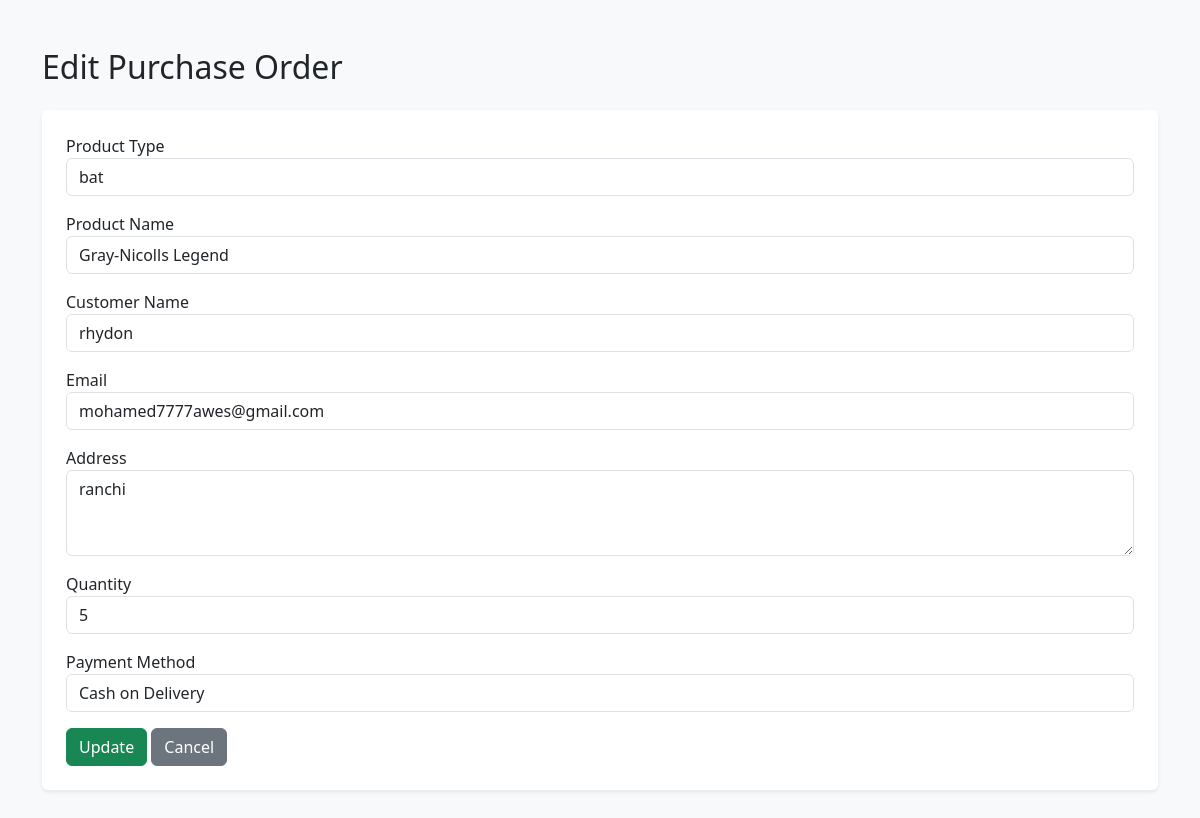
Page /edit_purchase/3 on the committed database.
### tables this page shows
CREATE TABLE purchases (
                    id INTEGER PRIMARY KEY AUTOINCREMENT,
                    product_type TEXT NOT NULL,
                    product_name TEXT NOT NULL,
                    customer_name TEXT NOT NULL,
                    email TEXT NOT NULL,
                    address TEXT NOT NULL,
                    quantity INTEGER NOT NULL,
                    payment_mode TEXT NOT NULL
                );

### server.py (the view)
@app.route('/edit_purchase/<int:id>')
def edit_purchase(id):
    conn = sqlite3.connect('back.db')
    c = conn.cursor()
    c.execute("SELECT * FROM purchases WHERE id = ?", (id,))
    purchase = c.fetchone()
    conn.close()
    return render_template('edit_purchase.html', purchase=purchase)

### templates/edit_purchase.html (shortened to what this page needs)
<!DOCTYPE html>
<html lang="en">
<head>
  <link href="https://cdn.jsdelivr.net/npm/bootstrap@5.3.3/dist/css/bootstrap.min.css" rel="stylesheet">
</head>
<body class="bg-light">
<div class="container my-5">
  <h2>Edit Purchase Order</h2>
  <form action="{{ url_for('update_purchase', id=purchase[0]) }}" method="POST" class="mt-4 bg-white p-4 rounded shadow-sm">
    <div class="mb-3">
      <label>Product Type</label>
      <input type="text" name="product_type" class="form-control" value="{{ purchase[1] }}" required>
    </div>
    <div class="mb-3">
      <label>Product Name</label>
      <input type="text" name="product_name" class="form-control" value="{{ purchase[2] }}" required>
    </div>
    <div class="mb-3">
      <label>Customer Name</label>
      <input type="text" name="customer_name" class="form-control" value="{{ purchase[3] }}" required>
    </div>
    <div class="mb-3">
      <label>Email</label>
      <input type="email" name="email" class="form-control" value="{{ purchase[4] }}" required>
    </div>
    <div class="mb-3">
      <label>Address</label>
      <textarea name="address" class="form-control" rows="3" required>{{ purchase[5] }}</textarea>
    </div>
    <div class="mb-3">
      <label>Quantity</label>
      <input type="number" name="quantity" class="form-control" value="{{ purchase[6] }}" required>
    </div>
    <div class="mb-3">
      <label>Payment Method</label>
      <input type="text" name="payment_mode" class="form-control" value="{{ purchase[7] }}" required>
    </div>
    <button type="submit" class="btn btn-success">Update</button>
    <a href="{{ url_for('admin_dashboard') }}" class="btn btn-secondary">Cancel</a>
  </form>
</div>
</body>
</html>

### rows in the picture
purchases: product_type "bat", product_name "Gray-Nicolls Legend", customer_name "rhydon", email "mohamed7777awes@gmail.com", address "ranchi", quantity "5", payment_mode "Cash on Delivery"
